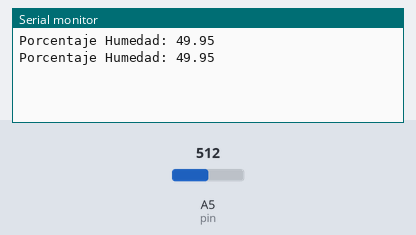
The sketch below on a simulated Arduino Uno, built with avr-gcc and run on an emulated ATmega328P. On the bench: the last lines printed to the serial monitor. The test bench sets the inputs (shaded band); at power-on: A5 (pin) = 512.

Above: at 5.8 s.
5.9 s: A5 (pin) set to 716
At 11.3 s:
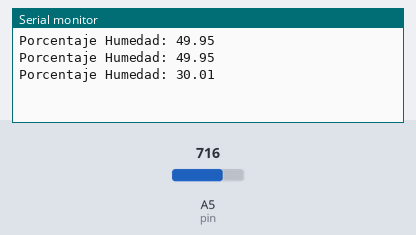
11.9 s: A5 (pin) set to 900
At 16.4 s:
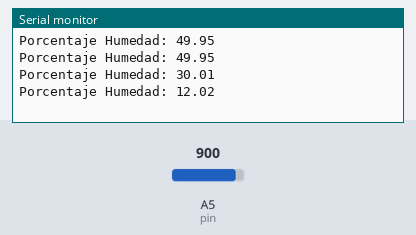
Timing chart, 0 to 17.9 s (numbered marks = the images above; inputs shaded):
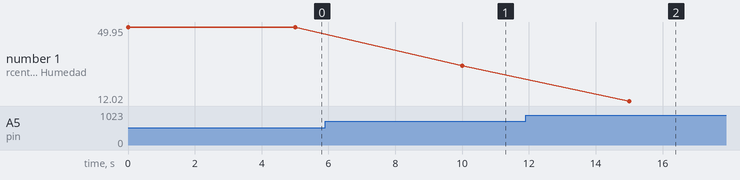

The sketch:

Humedad.ino
```cpp
#define pin A5
float adc;
float voltaje;
float Porcentaje;
float rel = 10.00;

void setup()
{
  Serial.begin(9600);
}

void loop()
{
  adc = analogRead(pin);
  voltaje = (adc * 10 / 1023);
  Porcentaje = (100) - (voltaje * rel);
  Serial.print("Porcentaje Humedad: ");
  Serial.println(Porcentaje);
  delay(5000);
}
```

Measured:
- after the input at 5.9 s, the serial monitor: prints a new line after 4.1 s (image 1)
- after the input at 11.9 s, the serial monitor: prints a new line after 3.1 s (image 2)
- plotted number 1: 49.95 → 30.01 after the input at 5.9 s, 30.01 → 12.02 after the input at 11.9 s
